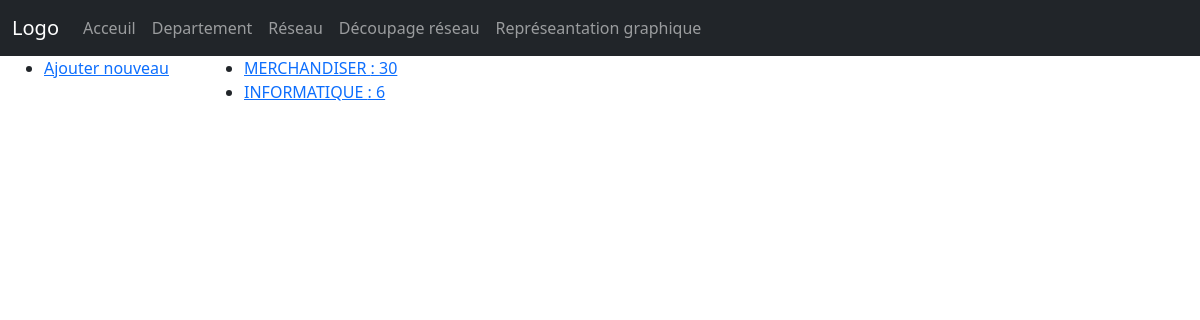
Before: /departementlist/ with the older database file.
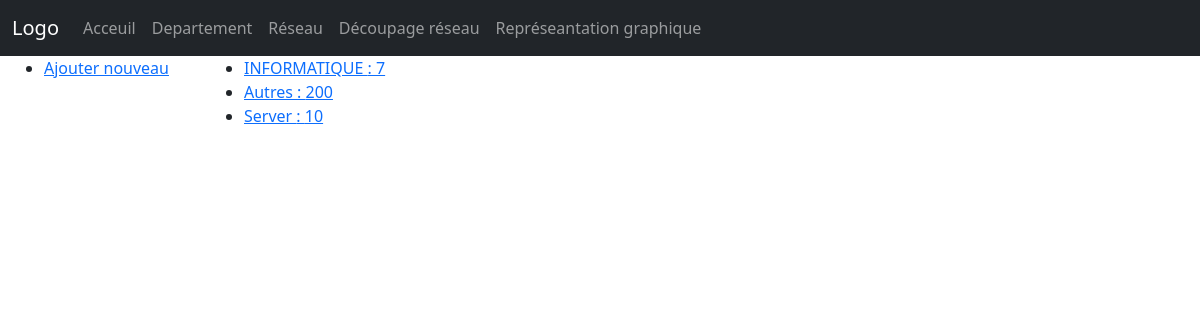
After: the same page with the newer database file.
### myapp/models.py (models this page shows, shortened)
class Departement(models.Model):
    nomDepart = models.CharField(max_length=30)
    nbPers = models.IntegerField()

### myapp/views.py (the view)
# urls.py: path('departementlist/', views.departementlist, name='departementlist'),
def departementlist(request):
    context = {}
    context["dataset"] = Departement.objects.all()
    return render(request, "departementlist.html", context)

### myapp/templates/departementlist.html (shortened to what this page needs)
<!DOCTYPE html>
<html>
<head>
  {% load bootstrap5 %}
  {% bootstrap_css %}
</head>
<body>
<nav class="navbar navbar-expand-sm navbar-dark bg-dark">
    <div class="container-fluid">
    <a class="navbar-brand" href="javascript:void(0)">Logo</a>
    <div class="collapse navbar-collapse" id="mynavbar">
        <ul class="navbar-nav me-auto">
        <li class="nav-item">
            <a class="nav-link" href="/">Acceuil</a>
        </li>
        <li class="nav-item">
            <a class="nav-link" href="/departementlist">Departement</a>
        </li>
        <li class="nav-item">
            <a class="nav-link" href="/sousreseaulist">Réseau</a>
        </li>
        <li class="nav-item">
            <a class="nav-link" href="/calculateur">Découpage réseau</a>
        </li>
        <li class="nav-item">
            <a class="nav-link" href="/graph">Représeantation graphique</a>
        </li>
        </ul>
    </div>
        </div>
    </nav>
<div class="container-fluid">
    <div class="row">
      <div class="col-sm-2">
        {% block sidebar %}
          <ul class="sidebar-nav">
            <li><a href="/departement/">Ajouter nouveau</a></li>
          </ul>
        {% endblock %}
      </div>
        <div class="col-sm-10 ">
            {% block content %}
            <ul>
                {% for x in dataset %}
                  <li><a href="/departement/{{ x.id }}">{{ x.nomDepart }} : {{ x.nbPers }}</a></li>
                {% endfor %}
            </ul>
            {% endblock %}
        </div>
    </div>
  </div>
</body>
</html>

Changed rows visible on the page:
removed Departement: nomDepart "MERCHANDISER", nbPers "30"
changed Departement "INFORMATIQUE": nbPers "6" → "7"
added Departement: nomDepart "Autres", nbPers "200"
added Departement: nomDepart "Server", nbPers "10"
